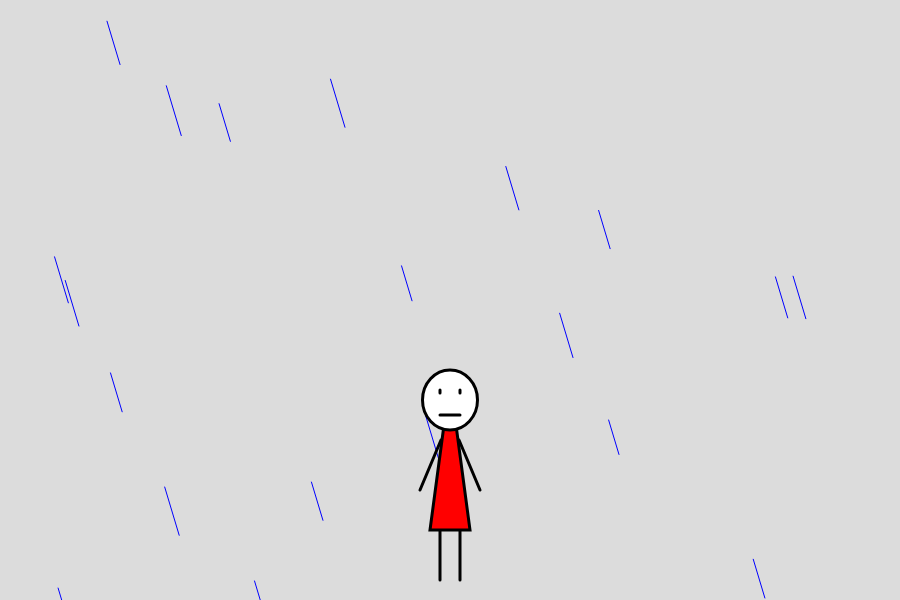
Frame 1 (no input)
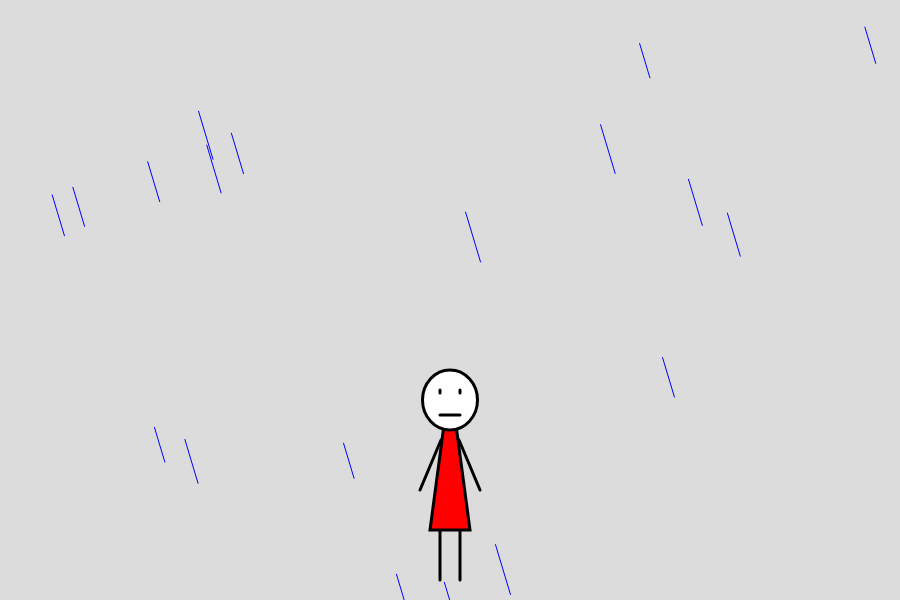
Frame 60 (no input)
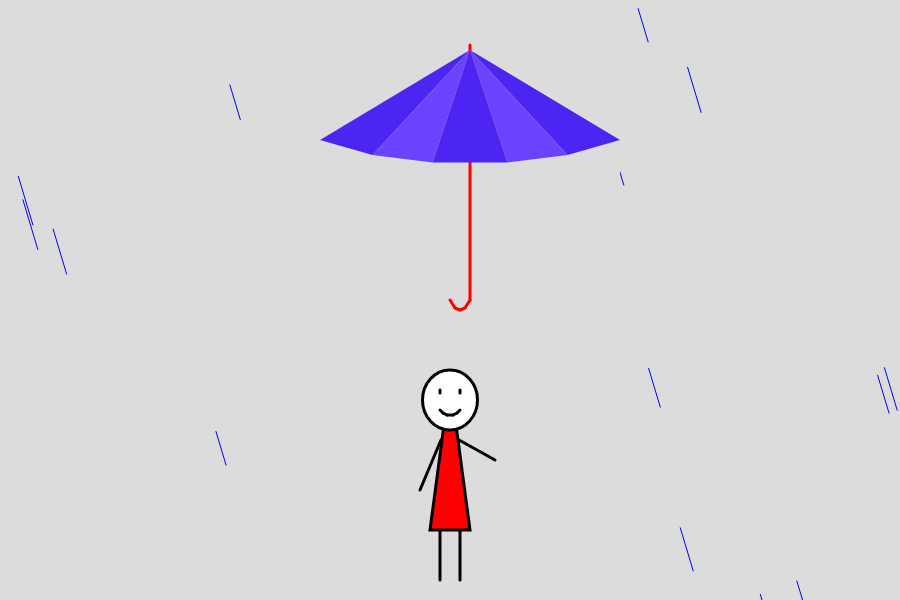
Frame 120 (the mouse pressed at the canvas centre since frame 60)

The p5.js sketch that drew these frames (run headless with seeded random() and noise() and a simulated clock; from frame 60 on, the mouse is pressed at the canvas centre):

// p5.js sketch
// ── sketch.js
function setup() {
  createCanvas(900, 600);
  background(220);
  var r = random(0, 255);
  var g = random(0, 255);
  var b = random(0, 255);
}

function draw() {
  background(220);
  rain();
  noRain();
  human(width/2, height/2+100);
  if (mouseIsPressed) {
    umbrella(mouseX+20, mouseY-250, r, g, b);
  } else {
    r = random(0, 255);
    g = random(0, 255);
    b= random(0, 255);
  }
}

//rain
function rain() {
  for (var i=0; i<20; i++) {
    var rainX = random(0, width);
    var rainY = random(0, height);
    var rainChange = random(10, 15);
    stroke(0, 0, 255);
    strokeWeight(1);
    line(rainX, rainY, rainX+rainChange, rainY+rainChange*3.33);
  }
}

//human
function human(x, y) {
  stroke(0);
  strokeWeight(3);
  //leg
  line(x-10, y+100, x-10, y+180);
  line(x+10, y+100, x+10, y+180);
  //left hand
  line(x-9, y+40, x-30, y+90);
  //body
  fill(255, 0, 0);
  triangle(x, y-20, x-20, y+130, x+20, y+130);
  //face
  fill(255);
  ellipse(x, y, 55, 60);
  line(x-10, y-10, x-10, y-7);
  line(x+10, y-10, x+10, y-7);
  if (mouseIsPressed) {
    //mouth
    line(x-10, y+10, x-7, y+13);
    line(x+10, y+10, x+7, y+13);
    line(x-7, y+13, x-3, y+15);
    line(x+7, y+13, x+3, y+15);
    line(x-3, y+15, x+3, y+15);
    //right hand
    line(x+9, y+40, x+45, y+60);
  } else {
    //face
    line(x-10, y+15, x+10, y+15);
    //right hand
    line(x+9, y+40, x+30, y+90);
  } 
}

//umbrella
function umbrella(x, y, r, g, b) {
  //stick
  strokeWeight(3);
  stroke(255, 0, 0);
  line(x, y-5, x, y+250);
  line(x, y+250, x-5, y+258);
  line(x-5, y+258, x-10, y+260);
  line(x-10, y+260, x-15, y+258);
  line(x-15, y+258, x-20, y+250);
  //upper
  noStroke();
  fill(r, g, b);
  triangle(x, y, x-150, y+90, x-97.5, y+105);
  fill(r, g, b);
  triangle(x, y, x+150, y+90, x+97.5, y+105);
  fill(r+30, g+30, b+30);
  triangle(x, y, x-97.5, y+105, x-37.5, y+112.5);
  fill(r+30, g+30, b+30);
  triangle(x, y, x+97.5, y+105, x+37.5, y+112.5);
  fill(r, g, b);
  triangle(x, y, x-37.5, y+112.5, x+37.5, y+112.5);    
}

//no rain
function noRain() {
  if (mouseIsPressed) {
    fill(220);
    noStroke();
    rect(mouseX-130, mouseY-160, 300, height);
  }
}
